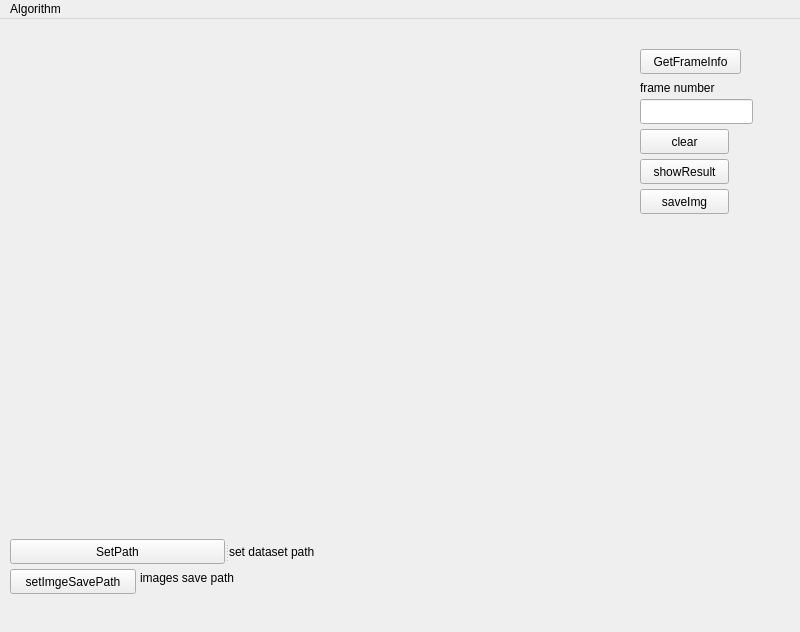
<?xml version="1.0" encoding="UTF-8"?>
<ui version="4.0">
 <class>MainWindow</class>
 <widget class="QMainWindow" name="MainWindow">
  <property name="geometry">
   <rect>
    <x>0</x>
    <y>0</y>
    <width>800</width>
    <height>632</height>
   </rect>
  </property>
  <property name="windowTitle">
   <string>MainWindow</string>
  </property>
  <widget class="QWidget" name="centralwidget">
   <widget class="QWidget" name="verticalWidget_showRes" native="true">
    <property name="geometry">
     <rect>
      <x>10</x>
      <y>10</y>
      <width>611</width>
      <height>481</height>
     </rect>
    </property>
    <layout class="QVBoxLayout" name="verticalLayout"/>
   </widget>
   <widget class="QPushButton" name="pushButton_getFrameInfo">
    <property name="geometry">
     <rect>
      <x>640</x>
      <y>30</y>
      <width>101</width>
      <height>25</height>
     </rect>
    </property>
    <property name="text">
     <string>GetFrameInfo</string>
    </property>
   </widget>
   <widget class="QLabel" name="label_frameNumber">
    <property name="geometry">
     <rect>
      <x>640</x>
      <y>60</y>
      <width>101</width>
      <height>17</height>
     </rect>
    </property>
    <property name="text">
     <string>frame number</string>
    </property>
   </widget>
   <widget class="QLineEdit" name="lineEdit_frameNumber">
    <property name="geometry">
     <rect>
      <x>640</x>
      <y>80</y>
      <width>113</width>
      <height>25</height>
     </rect>
    </property>
   </widget>
   <widget class="QPushButton" name="pushButton_showRes">
    <property name="geometry">
     <rect>
      <x>640</x>
      <y>140</y>
      <width>89</width>
      <height>25</height>
     </rect>
    </property>
    <property name="text">
     <string>showResult</string>
    </property>
   </widget>
   <widget class="QPushButton" name="pushButton_clear">
    <property name="geometry">
     <rect>
      <x>640</x>
      <y>110</y>
      <width>89</width>
      <height>25</height>
     </rect>
    </property>
    <property name="text">
     <string>clear</string>
    </property>
   </widget>
   <widget class="QSplitter" name="splitter">
    <property name="geometry">
     <rect>
      <x>10</x>
      <y>520</y>
      <width>451</width>
      <height>25</height>
     </rect>
    </property>
    <property name="orientation">
     <enum>Qt::Horizontal</enum>
    </property>
    <widget class="QPushButton" name="pushButton_setWkPath">
     <property name="text">
      <string>SetPath</string>
     </property>
    </widget>
    <widget class="QLabel" name="label_dataSetPath">
     <property name="text">
      <string>set dataset path</string>
     </property>
    </widget>
   </widget>
   <widget class="QPushButton" name="pushButton_saveImg">
    <property name="geometry">
     <rect>
      <x>640</x>
      <y>170</y>
      <width>89</width>
      <height>25</height>
     </rect>
    </property>
    <property name="text">
     <string>saveImg</string>
    </property>
   </widget>
   <widget class="QPushButton" name="pushButton_setSavePath">
    <property name="geometry">
     <rect>
      <x>10</x>
      <y>550</y>
      <width>126</width>
      <height>25</height>
     </rect>
    </property>
    <property name="text">
     <string>setImgeSavePath</string>
    </property>
   </widget>
   <widget class="QLabel" name="label_savePath">
    <property name="geometry">
     <rect>
      <x>140</x>
      <y>550</y>
      <width>451</width>
      <height>17</height>
     </rect>
    </property>
    <property name="text">
     <string>images save path</string>
    </property>
   </widget>
  </widget>
  <widget class="QMenuBar" name="menuBar">
   <property name="geometry">
    <rect>
     <x>0</x>
     <y>0</y>
     <width>800</width>
     <height>22</height>
    </rect>
   </property>
   <widget class="QMenu" name="menuAlgorithm">
    <property name="title">
     <string>Algorithm</string>
    </property>
    <addaction name="actionImageCalc"/>
   </widget>
   <addaction name="menuAlgorithm"/>
  </widget>
  <action name="actionImageCalc">
   <property name="text">
    <string>ImageSimulation</string>
   </property>
  </action>
 </widget>
 <resources/>
 <connections/>
</ui>
